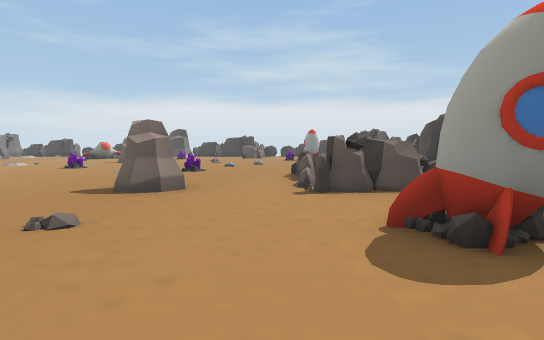
View 1 (above)

24 first-person views from a walk through a Unity game level. The camera is 1.4 m above the floor, tilts 4° down and sees 80° across. The floor is counted in squares, 2 m on a side. Each view is taken from the middle of a square. On the plan, view 1 faces up. The plan holds only what a view shows up to about 10 squares ahead; the rest is blank. The place goes on beyond the plan. The player character is not drawn.

View 2
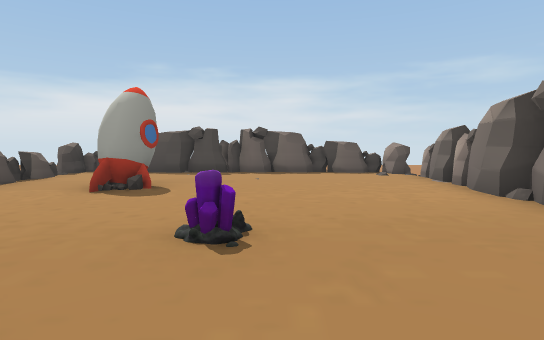

View 3
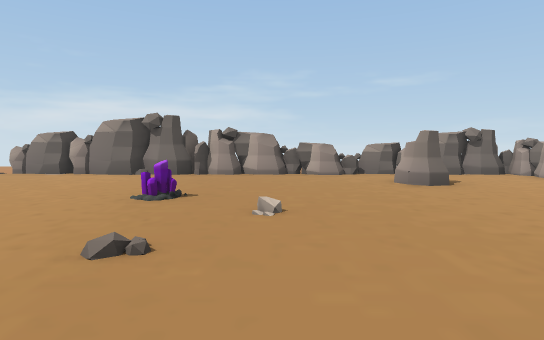

View 4
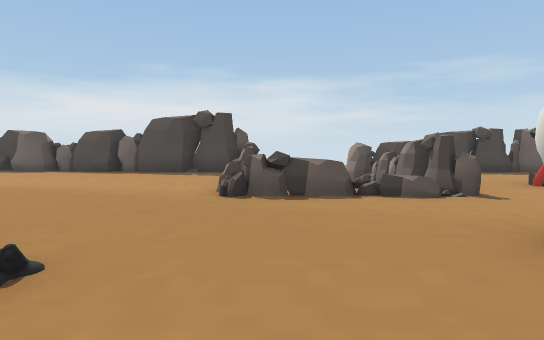

View 5
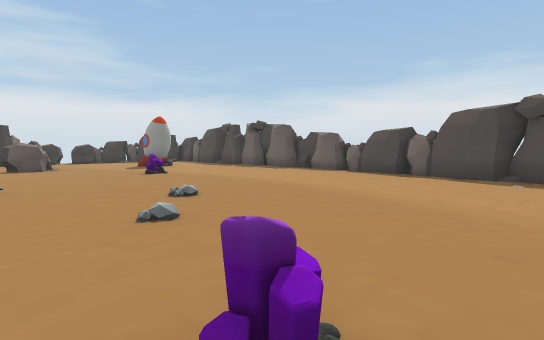

View 6
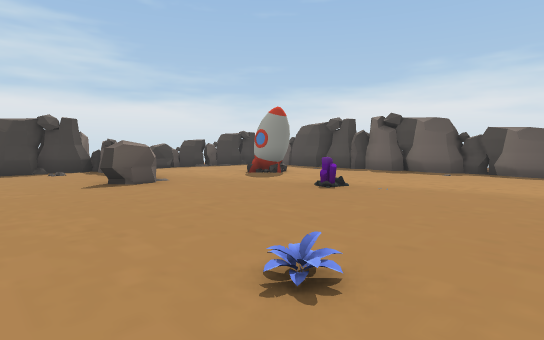

View 7
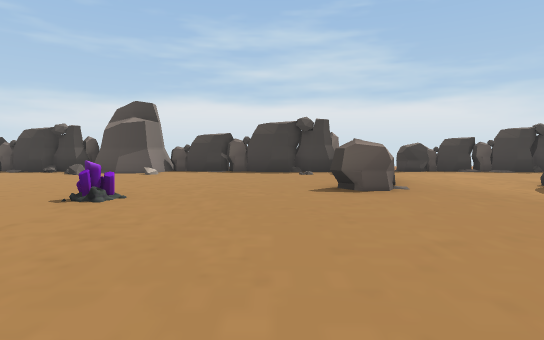

View 8
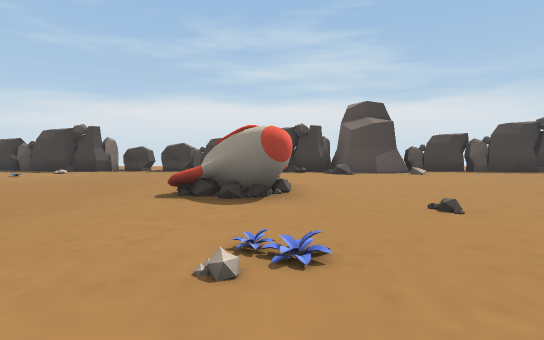

View 9
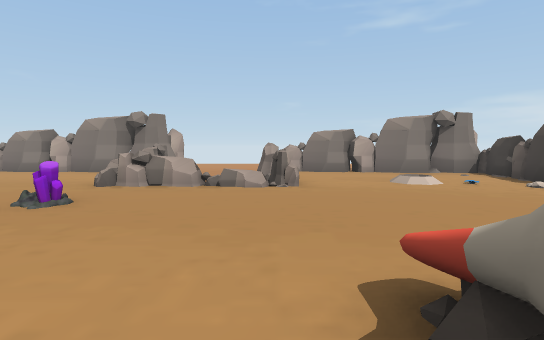

View 10
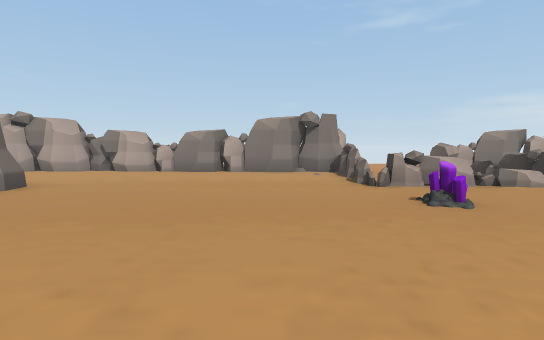

View 11
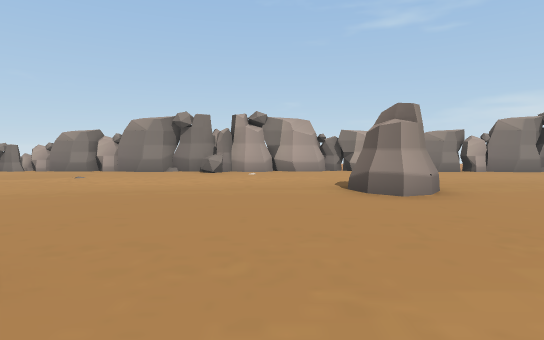

View 12
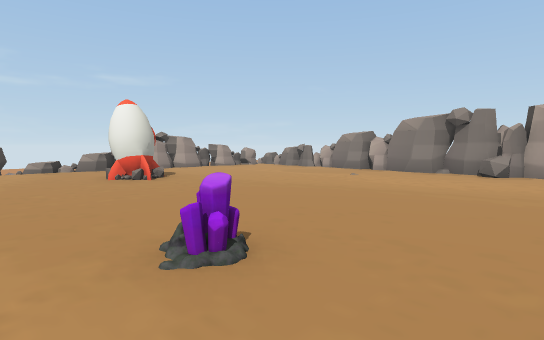

View 13
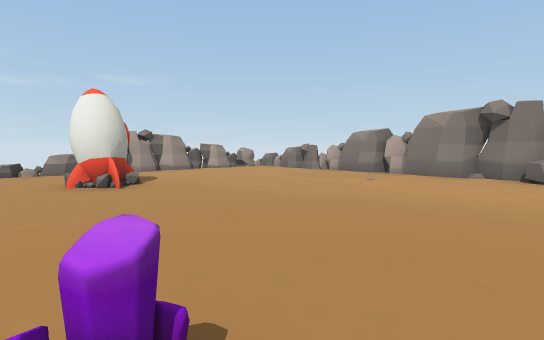

View 14
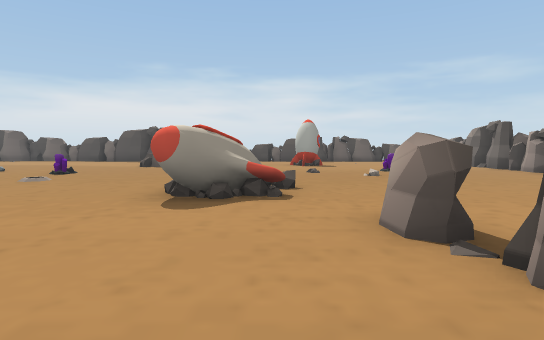

View 15
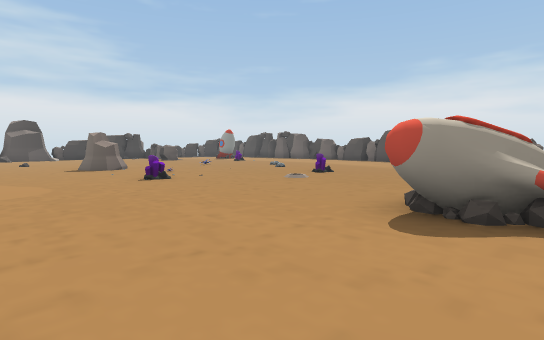

View 16
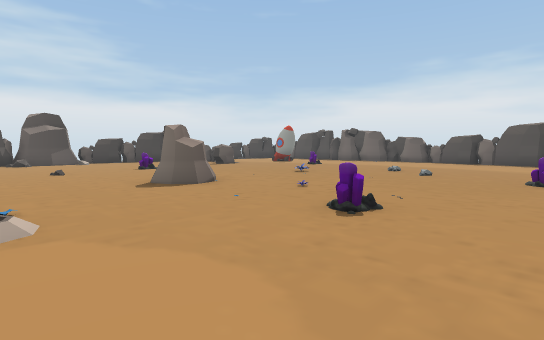

View 17
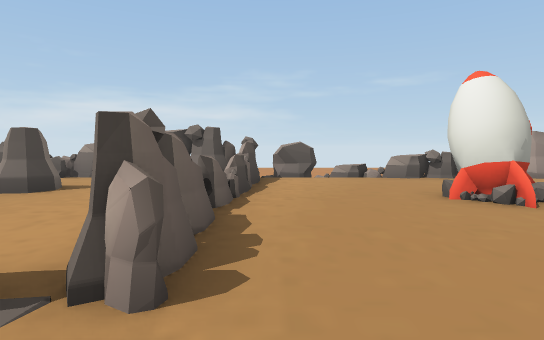

View 18
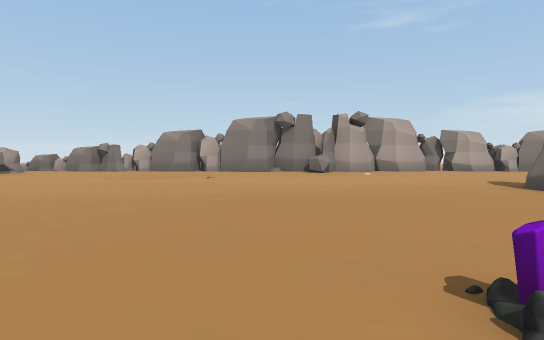

View 19
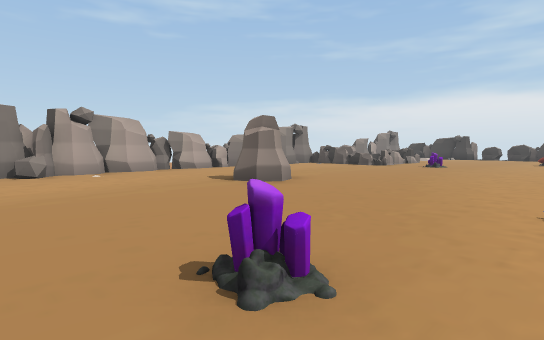

View 20
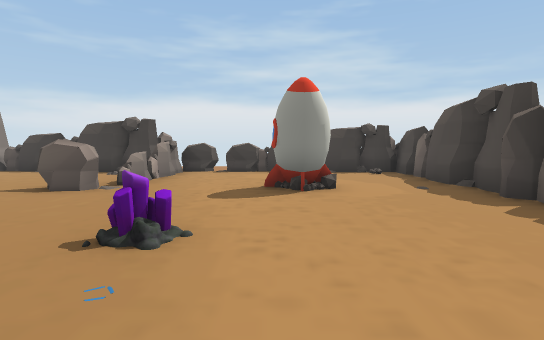

View 21
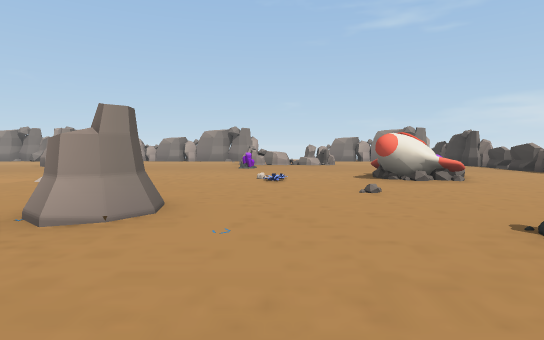

View 22
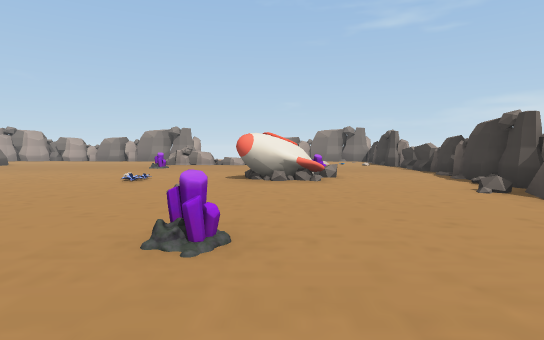

View 23
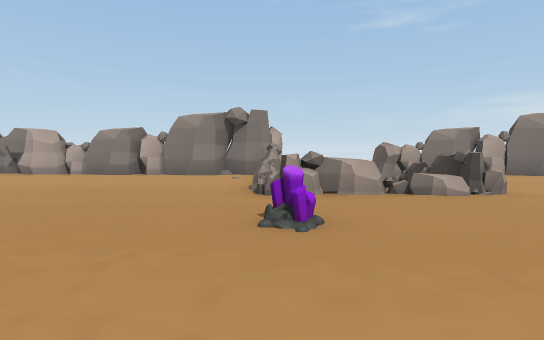

View 24
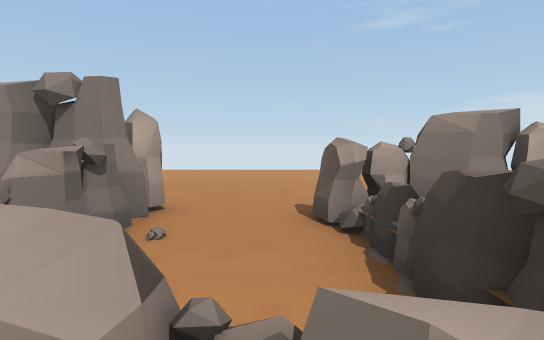

### Floor plan
Key: @ floor where view 1 was taken; # wall or solid block; x gap in a wall; . main floor; - floor 0.5 m lower than the main floor; / step, stairs or slope; = window, fence, low wall or low ledge; ^ raised ledge; G gem; O other object.
Columns run from 20 left of view 1 to 6 right of it. Each row starts with its distance up from view 1.
 25  ####x#x##### #############
 24  #..........###....#....###
 23  #.................#......#
 22  #.................=......#
 21 ##.......O^.......##..#...#
 20 #........^#...........##..#
 19 #xx##..........G..........#
 18 ----......................#
 17 ----=................G....#
 16 ###=#.G...................#
 15 #............##...........#
 14 #.........................#
 13 #..............O..........#
 12 #.........................#
 11 #............G...........##
 10 #.................G......##
  9 #....#...............=...##
  8 #....................==#x
  7 #....................x
  6 #.................#..##=/#
  5 ##.......G....# ..#..##///
  4 #.............^..........#
  3 #..........##.........#..#
  2 #..........##............#
  1 #..........#.............##
  0 #......#...=.......G@.....#
 -1 #......#..=...#..........##
 -2 =.........#..............#
 -3 ==  ......##.............=
 -4     ##==-x#####=########x#

Where each view was taken, in squares from view 1:
view 1: 0 up, 0 right, facing up
view 2: 0 up, 4 left, facing right
view 3: 5 up, 3 left, facing down
view 4: 8 up, 4 left, facing right
view 5: 9 up, 3 left, facing up-right
view 6: 14 up, 4 left, facing up-right
view 7: 15 up, 3 left, facing up
view 8: 15 up, 10 left, facing up
view 9: 19 up, 10 left, facing left
view 10: 14 up, 10 left, facing left
view 11: 7 up, 10 left, facing left
view 12: 7 up, 10 left, facing down-left
view 13: 6 up, 11 left, facing down-left
view 14: 4 up, 11 left, facing right
view 15: 4 up, 10 left, facing up-right
view 16: 9 up, 10 left, facing up-right
view 17: 4 up, 10 left, facing down
view 18: 4 up, 10 left, facing left
view 19: 4 up, 10 left, facing up-left
view 20: 15 up, 2 right, facing up
view 21: 17 up, 3 left, facing left
view 22: 20 up, 3 left, facing left
view 23: 16 up, 11 left, facing left
view 24: 18 up, 15 left, facing left
